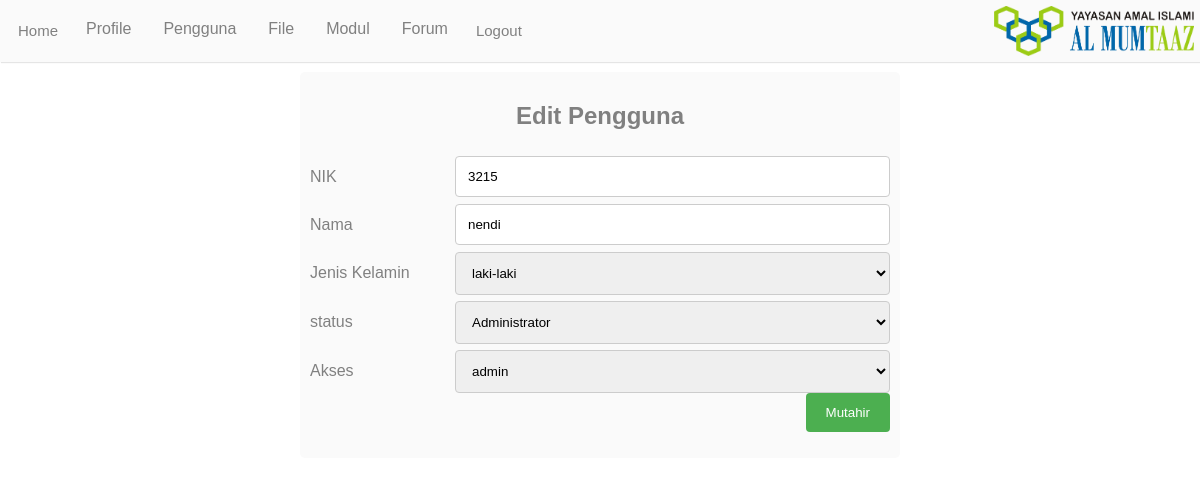
The page /halaman/admin/edit_pengguna.php?ubah=1 (signed in) on the database its author committed.
### tables this page shows
CREATE TABLE `pengguna` (
  `id` int(11) NOT NULL,
  `nik` varchar(18) NOT NULL,
  `nama` varchar(30) NOT NULL,
  `jk` enum('laki-laki','perempuan') NOT NULL,
  `status` varchar(30) NOT NULL,
  `akses` enum('admin','user') NOT NULL,
  `password` varchar(80) NOT NULL,
  `created` datetime NOT NULL
);

### class/class_admin.php (called while the page is built, shortened)
<?php
class Admin{
    private $_db;
    public function __construct(){
        $this->_db = Database::getInstance();
    }
    public function tampil($table, $data, $value){
        if($data==""){
            $conn=$this->_db->getConnection();
            $query= "SELECT * FROM $table";
            $result = $conn->query($query);
        }
        else{
            $conn = $this->_db->getConnection();
            $query1="SELECT * FROM $table WHERE $data='$value'";
            $result = $conn->query($query1);
        }
        return $result;
    }
}

### halaman/admin/edit_pengguna.php (the view, shortened to what this page needs)
<?php
include "../../class/class_admin.php";
$admin = new Admin();
if(@$_GET['ubah']){
  $id= $_GET['ubah'];
  $result=$admin->tampil('pengguna','id',$id);
  $fetch=$result->fetch_object();
}
include "adm_header.php";
?>
<link rel="stylesheet" href="../../assets/css/style_admin.css">
<div class="container">
<center>
<h2>Edit Pengguna</h2>
</center>
  <form action="" method="post">
  <div class="row">
    <div class="col-25">
      <label for="nik">NIK</label>
    </div>
    <div class="col-75">
      <input type="text" id="nik" name="nik" value="<?= $fetch->nik;?>" placeholder="Masukan NIK 18 Digit.." >
    </div>
  </div>
  <div class="row">
    <div class="col-25">
      <label for="nama">Nama</label>
    </div>
    <div class="col-75">
      <input type="text" id="nama" name="nama" value="<?= $fetch->nama;?>" placeholder="Masukan nama lengkap.." >
    </div>
  </div>
  <div class="row">
    <div class="col-25">
      <label for="jk">Jenis Kelamin</label>
    </div>
    <div class="col-75">
      <select id="jk" name="jk" >
        <option value="laki-laki" <?php if( $fetch->jk=='laki-laki') echo "selected";?> >laki-laki</option>
      </select>
    </div>
  </div>
  <div class="row">
    <div class="col-25">
      <label for="status">status</label>
    </div>
    <div class="col-75">
      <select id="status" name="status" >
        <option value="Administrator" <?php if( $fetch->status=='Administrator') echo "selected";?> >Administrator</option>
      </select>
    </div>
  </div>
  <div class="row">
    <div class="col-25">
      <label for="akses">Akses</label>
    </div>
    <div class="col-75">
      <select id="akses" name="akses" >
        <option value="admin" <?php if( $fetch->akses=='admin') echo "selected";?> >admin</option>
      </select>
    </div>
  </div>
  <div class="row">
    <input type="submit" name="submit" value="Mutahir">
  </div>
  </form>
</div>

### assets/css/style_admin.css (style rules this page uses)
input[type=text], select, textarea { width: 100%; padding: 12px; border: 1px solid #ccc; border-radius: 4px; resize: vertical; }
input[type=password], select, textarea { width: 100%; padding: 12px; border: 1px solid #ccc; border-radius: 4px; resize: vertical; }
label { padding: 12px 12px 12px 0; display: inline-block; }
input[type=submit] { background-color: #4CAF50; color: white; padding: 12px 20px; border: none; border-radius: 4px; cursor: pointer; float: right; }
.container { border-radius: 5px; background-color: #fafafa; padding: 10px; margin-left:300px; margin-right:300px; color:grey; }
.col-25 { float: left; width: 25%; margin-top: 6px; }
.col-75 { float: left; width: 75%; margin-top: 6px; }
.row:after { content: ""; display: table; clear: both; }

### rows shown on the page
pengguna: nik "3215", nama "nendi", jk "laki-laki", status "Administrator", akses "admin"
